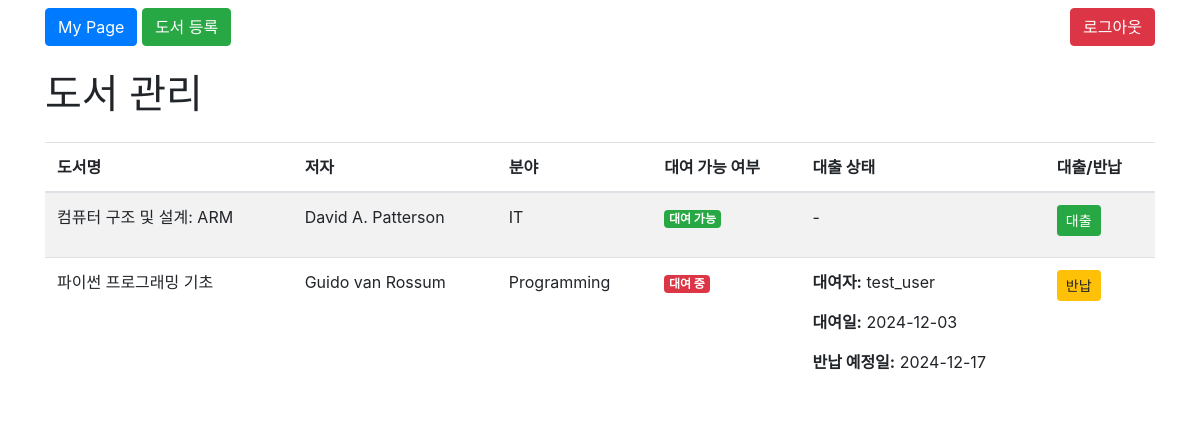
The app's page /library (signed in) with its own data.
### models.py (models this page shows, shortened)
class Book(db.Model):
    id = db.Column(db.Integer, primary_key=True)
    title = db.Column(db.String(200), nullable=False)
    author = db.Column(db.String(100), nullable=False)
    genre = db.Column(db.String(50), nullable=False)
    publication_year = db.Column(db.Integer, nullable=False)
    isbn = db.Column(db.String(50), unique=True, nullable=False)
    availability = db.Column(db.Boolean, default=True)

class Rental(db.Model):
    id = db.Column(db.Integer, primary_key=True)
    user_id = db.Column(db.Integer, db.ForeignKey('user.id'), nullable=False)  # 외래 키 (학생 정보 테이블)
    book_id = db.Column(db.Integer, db.ForeignKey('book.id'), nullable=False)  # 외래 키 (도서 정보 테이블)
    rental_date = db.Column(db.Date, nullable=False)
    return_date = db.Column(db.Date, nullable=False)
    actual_return_date = db.Column(db.Date)
    status = db.Column(db.String(50), nullable=False)
    user = db.relationship('User', backref=db.backref('rentals', lazy=True))
    book = db.relationship('Book', backref=db.backref('rentals', lazy=True))

class User(UserMixin, db.Model):
    id = db.Column(db.Integer, primary_key=True)
    username = db.Column(db.String(100), unique=True, nullable=False)
    email = db.Column(db.String(100), unique=True, nullable=False)
    password_hash = db.Column(db.String(512))
    student_id = db.Column(db.Integer, unique=True, nullable=False)  # 학번
    phone = db.Column(db.String(20), nullable=False)  # 전화번호
    department = db.Column(db.String(100), nullable=False)  # 학과
    year = db.Column(db.Integer, nullable=False)  # 학년

### controllers.py (the view)
    @app.route('/library')
    @login_required
    def library():
        books = Book.query.all()
        return render_template('library.html', books=books, timedelta=timedelta)

### templates/library.html (shortened to what this page needs)
<!DOCTYPE html>
<html lang="ko">
<head>
    <link rel="stylesheet" href="https://stackpath.bootstrapcdn.com/bootstrap/4.3.1/css/bootstrap.min.css">
</head>
<body>
    <div class="container">
        <div class="d-flex justify-content-between my-2">
            <div>
                <a href="{{ url_for('mypage') }}" class="btn btn-primary">My Page</a>
                <a href="{{ url_for('add_book') }}" class="btn btn-success">도서 등록</a>
            </div>
            <form action="{{ url_for('logout') }}" method="post" style="margin: 0;">
                <button type="submit" class="btn btn-danger">로그아웃</button>
            </form>
        </div>
        <h1 class="my-4">도서 관리</h1>
        <table class="table table-striped">
            <thead>
                <tr>
                    <th scope="col">도서명</th>
                    <th scope="col">저자</th>
                    <th scope="col">분야</th>
                    <th scope="col">대여 가능 여부</th>
                    <th scope="col">대출 상태</th>
                    <th scope="col">대출/반납</th>
                </tr>
            </thead>
            <tbody>
                {% for book in books %}
                <tr>
                    <td>{{ book.title }}</td>
                    <td>{{ book.author }}</td>
                    <td>{{ book.genre }}</td>
                    <td>
                        {% if book.availability %}
                        <span class="badge badge-success">대여 가능</span>
                        {% else %}
                        <span class="badge badge-danger">대여 중</span>
                        {% endif %}
                    </td>
                    <td>
                        {% if not book.availability %}
                            {% for rental in book.rentals if rental.status == '대출 중' %}
                                <p><strong>대여자:</strong> {{ rental.user.username }}</p>
                                <p><strong>대여일:</strong> {{ rental.rental_date }}</p>
                                <p><strong>반납 예정일:</strong> {{ rental.rental_date + timedelta(days=14) }}</p>
                            {% endfor %}
                        {% else %}
                            <p>-</p>
                        {% endif %}
                    </td>
                    <td>
                        {% if book.availability %}
                            <form method="POST" action="{{ url_for('rent_book', book_id=book.id) }}">
                                <button type="submit" class="btn btn-sm btn-success">대출</button>
                            </form>
                        {% else %}
                            <form method="POST" action="{{ url_for('return_book', book_id=book.id) }}">
                                <button type="submit" class="btn btn-sm btn-warning">반납</button>
                            </form>
                        {% endif %}
                    </td>
                </tr>
                {% endfor %}
            </tbody>
        </table>
    </div>
</body>
</html>

### records on screen
Book: title "컴퓨터 구조 및 설계: ARM", author "David A. Patterson", genre "IT", availability "대여 가능"
Book: title "파이썬 프로그래밍 기초", author "Guido van Rossum", genre "Programming", availability "대여 중"
Rental: user.username "test_user", rental_date "2024-12-03", rental.rental_date+timedelta(days=14) "2024-12-17"
